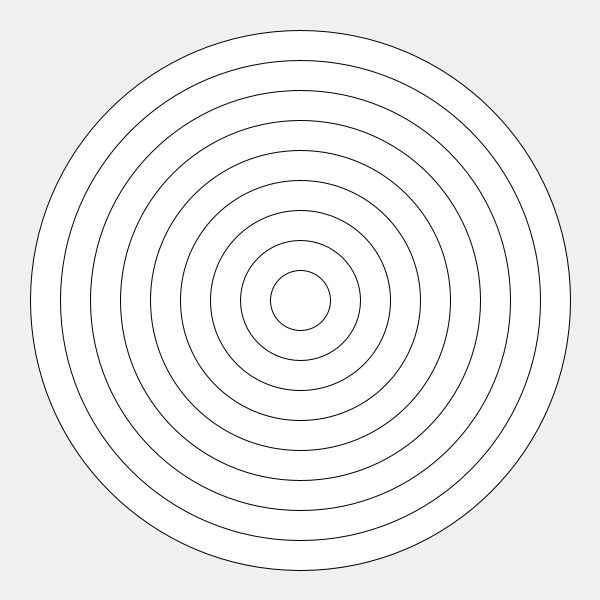
Frame 1 (no input)
Frame 60 (the mouse pressed at the canvas centre just before this capture): identical to frame 1, image omitted
Frame 120 (the mouse held since frame 60 and released just before this capture): identical to frame 1, image omitted

The Processing sketch that drew this single still picture (run headless with seeded random() and noise(); from frame 60 on, the mouse is pressed at the canvas centre):

// Processing sketch: array_midtermPractice2
// ── array_midtermPractice2.pde
float [] pos = new float [10];


void setup(){
  size(600,600);

}

void draw(){
       background(240);

 for(int i = pos.length-1; i>0; i--){ //pay attention to the order in this loop
 //first: i is 9, then you subtract by one, if i is greater than 0 stop
 //go to arrayExample file for help
   pos[i] = pos[i-1];
   ellipse(width/2,height/2,i*60 ,i*60); 

  println(i);

 }
}
